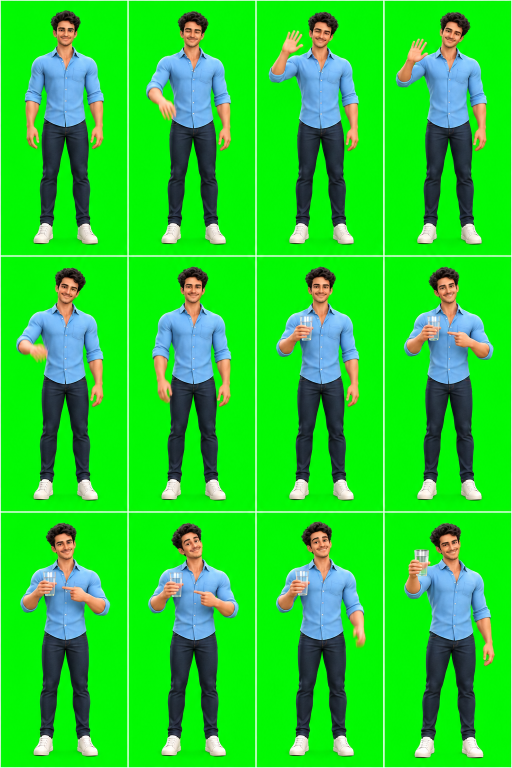
#> input picture assets/frames-12-greenscreen.png, 1024 x 1536 px (shown at 1/2 size)
$ python process_frames.py
#> lines starting #> are read from the running program, lines starting #| are printed output that depends on the picture; after the words box and inside, x2 and y2 are one past the last pixel; in counts of white or black regions, pixels touching at a corner belong together
"""Cut animation frames out of the green-screen sheets, remove the green, and
align them so the character stays planted between frames.

Usage (from the project root):  python tools/process_frames.py
Outputs go to app/assets/frames/ and app/assets/icon.*
"""
from pathlib import Path

import numpy as np
from PIL import Image

ROOT = Path(__file__).resolve().parent.parent
SRC = ROOT / "assets"
OUT = ROOT / "app" / "assets"
FRAMES_OUT = OUT / "frames"

# Output canvas for every frame; the character's feet sit on BASELINE.
CANVAS_W, CANVAS_H = 320, 580
TARGET_H = 530  # character height (head to shoes) in the reference frame
BASELINE = 568
INSET = 5  # pixels trimmed from each panel edge to drop the white grid lines

SHEETS = {
    # name: (file, column x-ranges, row y-ranges)
    "s12": (
        "frames-12-greenscreen.png",
        [(1, 255), (257, 511), (513, 767), (769, 1023)],
        [(1, 511), (513, 1023), (1025, 1535)],
    ),
    "s6": (
        "frames-6-greenscreen.png",
        [(5, 313), (318, 625), (630, 937)],
        [(5, 833), (839, 1667)],
    ),
}

# Which panels (1-based, row by row) make up each animation. Panels 2, 5 and 6
# of s12 and panel 2 of s6 are skipped: their motion-blurred hands were painted
# green-yellow by the generator and can't be keyed cleanly.
ANIMATIONS = {
    "reminder": ("s12", [1, 3, 4, 7, 8, 9, 10, 11, 12]),
    "drank": ("s6", [5, 6]),
    "snooze": ("s12", [3, 4]),
}


def chroma_key(img: Image.Image) -> Image.Image:
    a = np.asarray(img.convert("RGB")).astype(np.float32)
    r, g, b = a[..., 0], a[..., 1], a[..., 2]
    spill = g - np.maximum(r, b)
    # Soft matte: fully opaque below 15 green excess, fully clear above 55.
    alpha = np.clip(1 - (spill - 15) / 40, 0, 1)
    # Despill: on green-tinted pixels (motion-blurred hands, hair edges) pull
    # green down to the red/blue average so they read as skin, not olive.
    g = np.where(spill > 0, np.minimum(g, (r + b) / 2), g)
    out = np.dstack([r, g, b, alpha * 255]).astype(np.uint8)
    return Image.fromarray(out, "RGBA")


def panels(sheet_key):
#> called with sheet_key = 's12'
    file, cols, rows = SHEETS[sheet_key]
    sheet = Image.open(SRC / file)
#> sheet is the input picture: PIL image 1024x1536 RGB; mean R, G, B 37.1, 209.5, 46
    result = []
    for y0, y1 in rows:
        for x0, x1 in cols:
            box = (x0 + INSET, y0 + INSET, x1 - INSET, y1 - INSET)
            result.append(chroma_key(sheet.crop(box)))
#> this loop made 3 passes
#> pass 1, in chroma_key, `r, g, b = a[..., 0], a[..., 1], a[..., 2]`:
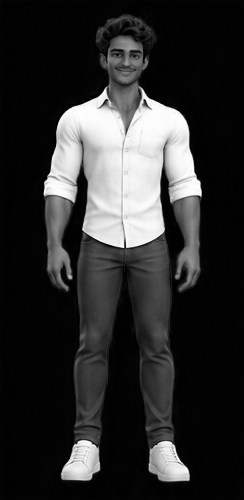
#> b: shape (500, 244) float32; min 0, max 255, mean 46.3
#> after the loop, result = 12 items
    return result


def bbox(img):
    alpha = np.asarray(img)[..., 3]
    ys, xs = np.nonzero(alpha > 128)
    return xs.min(), ys.min(), xs.max(), ys.max()


def feet_center_x(img):
    """Horizontal centre of the shoes, so frames stay planted on the ground."""
    alpha = np.asarray(img)[..., 3]
    _, _, _, y1 = bbox(img)
    band = alpha[max(0, y1 - 25) : y1 + 1] > 128
    xs = np.nonzero(band.any(axis=0))[0]
    return (xs.min() + xs.max()) / 2


def place(img, scale):
    img = img.resize((round(img.width * scale), round(img.height * scale)), Image.LANCZOS)
    _, _, _, y1 = bbox(img)
    cx = feet_center_x(img)
    canvas = Image.new("RGBA", (CANVAS_W, CANVAS_H), (0, 0, 0, 0))
    canvas.alpha_composite(img, (round(CANVAS_W / 2 - cx), round(BASELINE - y1)))
    return canvas


def main():
    FRAMES_OUT.mkdir(parents=True, exist_ok=True)
    cache = {}
    for name, (sheet_key, indices) in ANIMATIONS.items():
        if sheet_key not in cache:
            ps = panels(sheet_key)
#> ps = 12 items
            _, ry0, _, ry1 = bbox(ps[0])  # panel 1 is the neutral standing pose
#> in bbox, `alpha = np.asarray(img)[..., 3]`:
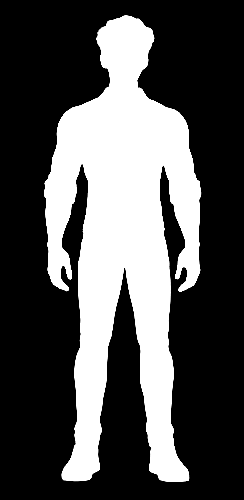
#> alpha: shape (500, 244); min 0, max 255, mean 81.9
#> ry0 = 15; ry1 = 481
            cache[sheet_key] = (ps, TARGET_H / (ry1 - ry0))
        ps, scale = cache[sheet_key]
#> scale = 1.14
        for n, idx in enumerate(indices, 1):
            place(ps[idx - 1], scale).save(FRAMES_OUT / f"{name}_{n:02d}.png", optimize=True)
#> this loop made 9 passes
#> cx in place on passes 1 to 9: 142.5, 141.5, 141.5, 141.5, 141.5, 142.5, 142, 141.5, 141
#> pass 1, in place, `img = img.resize((round(img.width * scale), round(img.height * scale))..`:
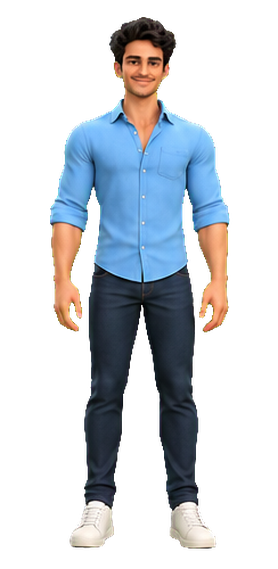
#> img: PIL image 278x569 RGBA; mean R, G, B, A 35.7, 40.8, 46.4, 81.9; transparent parts drawn white
#> pass 1, in feet_center_x, `band = alpha[max(0, y1 - 25) : y1 + 1] > 128`:
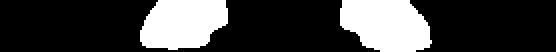
#> band: shape (26, 278) bool (shown 2 times larger); 25.6% white; 2 white regions, box (x1, y1, x2, y2) and area: (170, 0, 216, 26) 961, (70, 0, 114, 25) 891
        print(f"{name}: {len(indices)} frames")
#> pass 2 of the loop in main, `for name, (sheet_key, indices) in ANIMATIONS.items():`:
#> file = 'frames-6-greenscreen.png'; cols = [(5, 313), (318, 625), (630, 937)]; rows = [(5, 833), (839, 1667)]
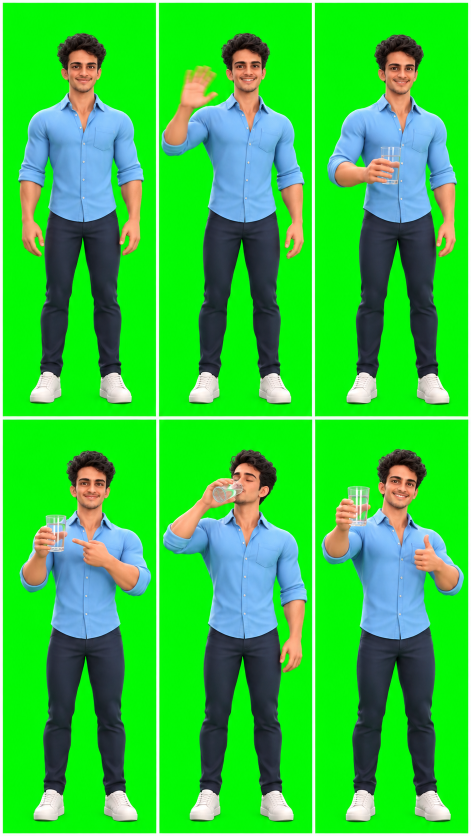
#> input picture assets/frames-6-greenscreen.png, 941 x 1672 px (shown at 1/2 size)
#> in panels, sheet is the input picture: PIL image 941x1672 RGB; mean R, G, B 51.2, 200.3, 62.4
#> the loop in panels (call 2), `for y0, y1 in rows:` made 2 passes
#> after the loop in panels (call 2), `for y0, y1 in rows:`: result = 6 items
#> alpha: shape (818, 298)
#> ry0 = 57; ry1 = 795
#> scale = 0.718
#> the loop in main, `for n, idx in enumerate(indices, 1):` made 2 passes
#> cx in place on passes 1 to 2: 114.5, 115.5
#> pass 1, in feet_center_x (call 10), `band = alpha[max(0, y1 - 25) : y1 + 1] > 128`:
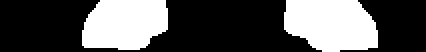
#> band: shape (26, 213) bool (shown 2 times larger); 34.7% white; 2 white regions, box (x1, y1, x2, y2) and area: (142, 0, 189, 26) 1011, (41, 0, 84, 25) 913
#> pass 1, in main, `place(ps[idx - 1], scale).save(FRAMES_OUT / f"{name}_{n:02d}.png", opt..`:
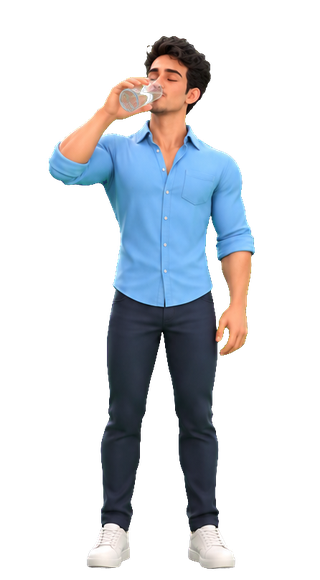
#> saved as drank_01.png: PIL image 320x580 RGBA; mean R, G, B, A 32.7, 36.9, 42.1, 71.8; transparent parts drawn white

    # App / tray icon from the face close-up.
    face = Image.open(SRC / "poses" / "12-face-closeup.png").convert("RGBA")
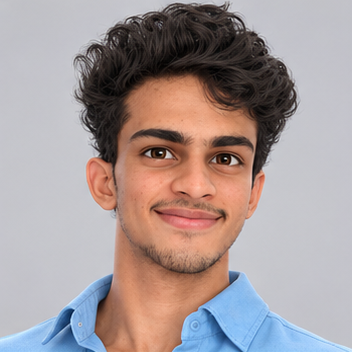
#> input picture assets/poses/12-face-closeup.png, 352 x 352 px
    side = min(face.size)
#> side = 352
    face = face.crop((0, 0, side, side))
    mask = Image.new("L", face.size, 0)
#> mask: PIL image 352x352 L; every value is 0
    from PIL import ImageDraw

    ImageDraw.Draw(mask).ellipse((0, 0, side - 1, side - 1), fill=255)
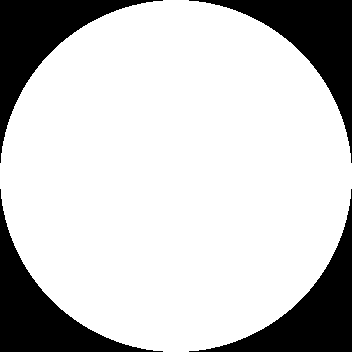
#> mask: PIL image 352x352 L; 78.5% white; 4 black regions, box (x1, y1, x2, y2) and area: (0, 0, 163, 163) 6666, (189, 0, 352, 163) 6666, (0, 189, 163, 352) 6666, (189, 189, 352, 352) 6666
    face.putalpha(mask)
    face.resize((256, 256), Image.LANCZOS).save(OUT / "icon.png")
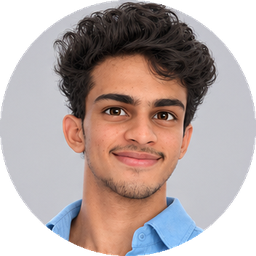
#> saved as icon.png: PIL image 256x256 RGBA; mean R, G, B, A 129.8, 115.1, 112.2, 200.1; transparent parts drawn white
    face.save(OUT / "icon.ico", sizes=[(16, 16), (24, 24), (32, 32), (48, 48), (64, 64), (128, 128), (256, 256)])
    print("icons written")


if __name__ == "__main__":
    main()
